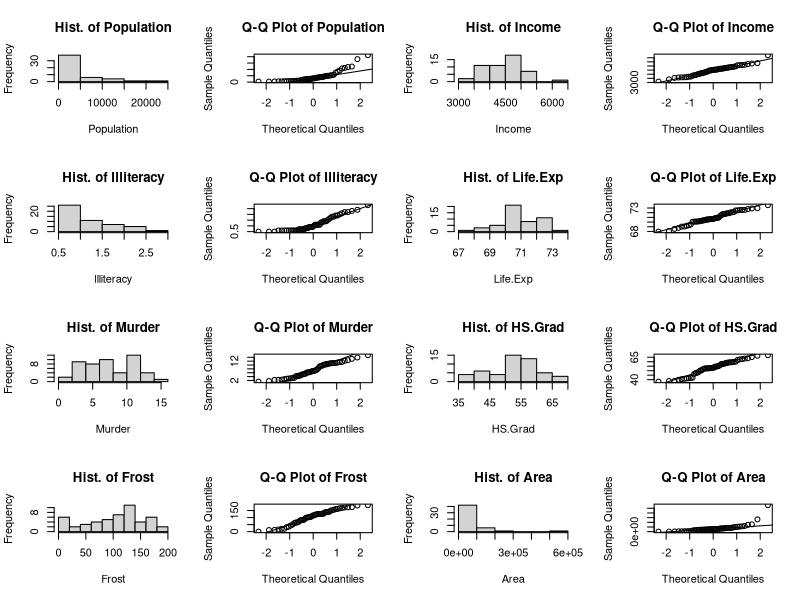
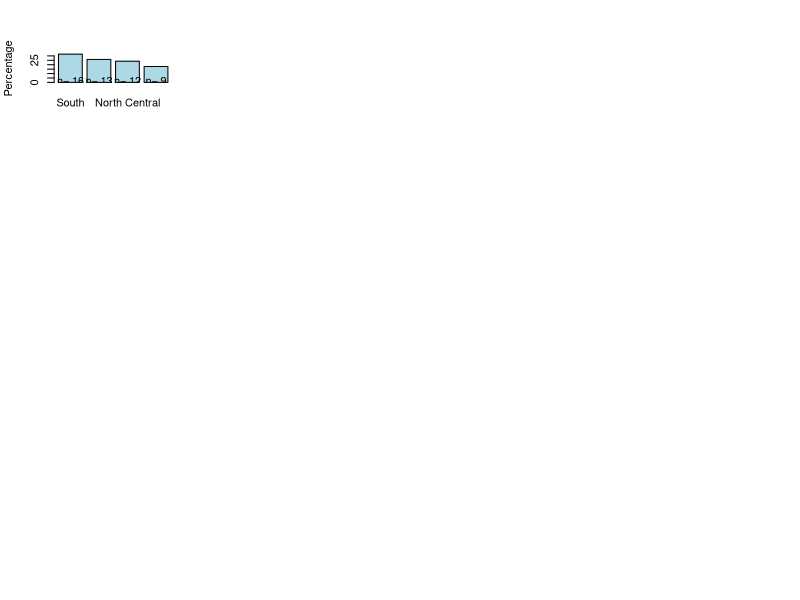
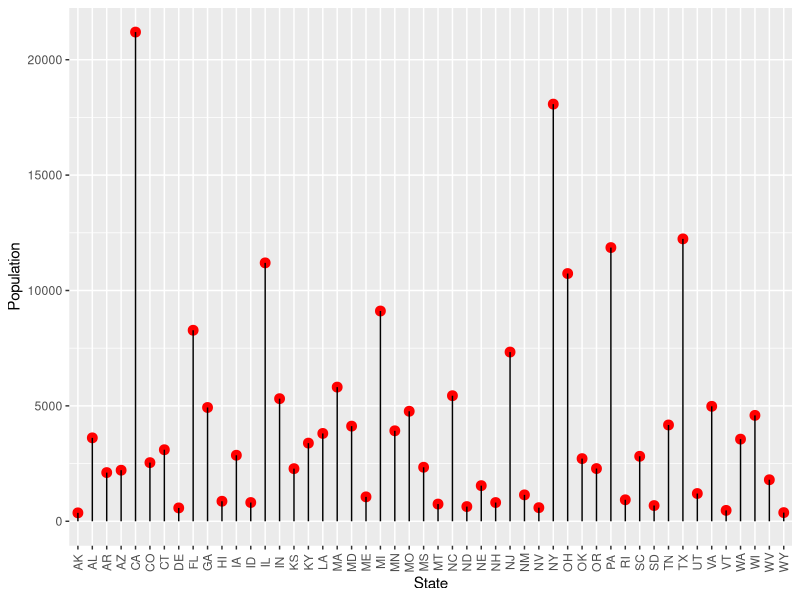
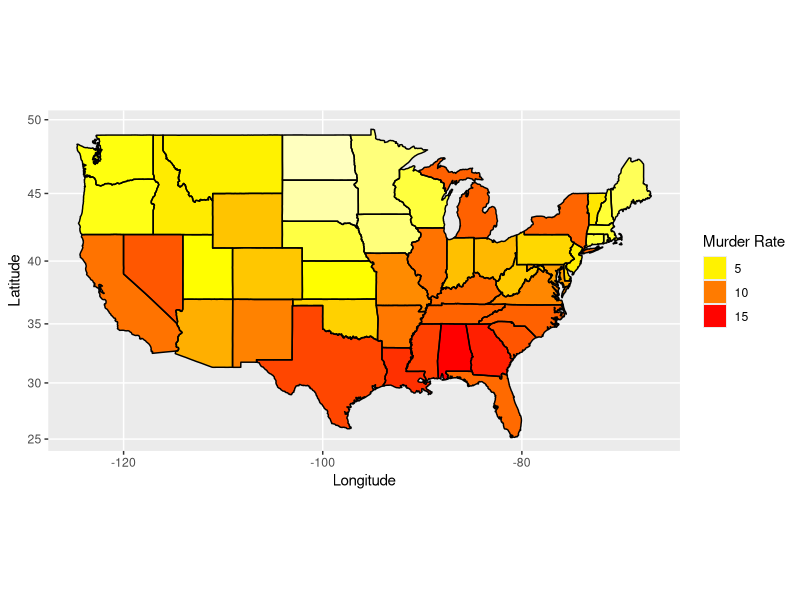
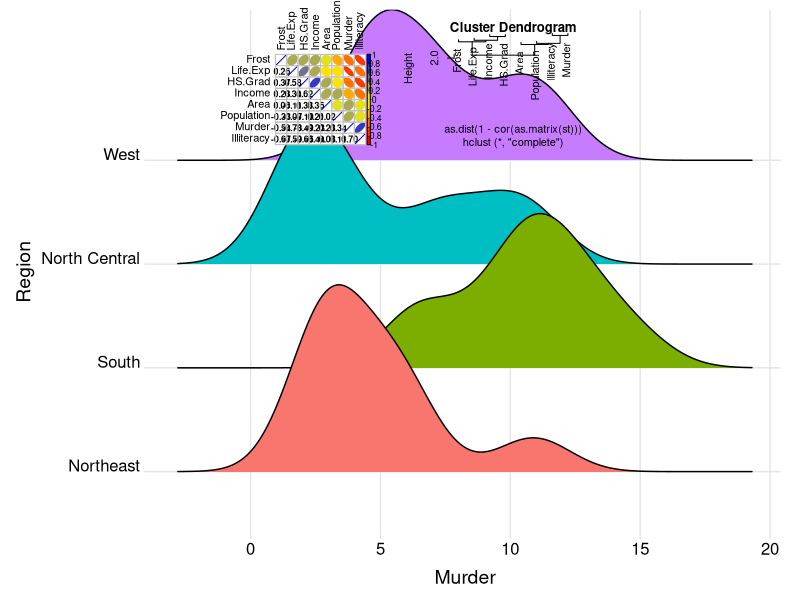
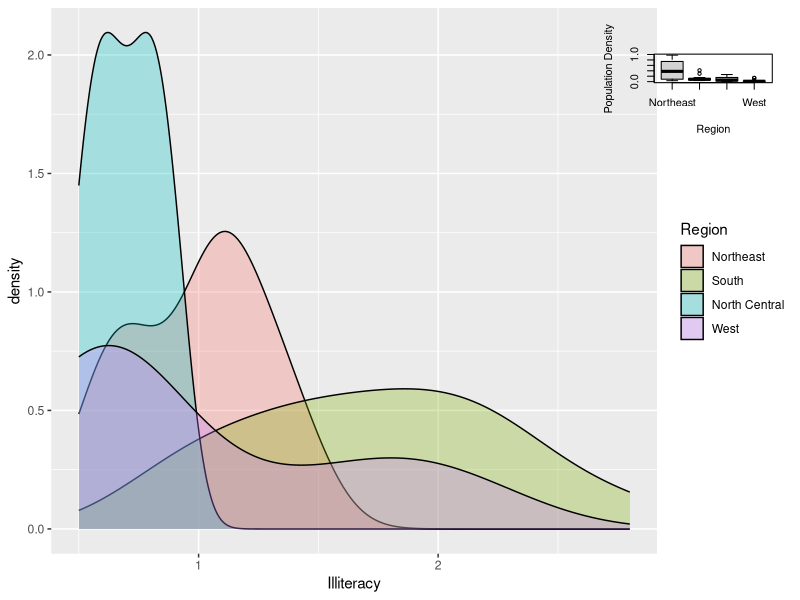
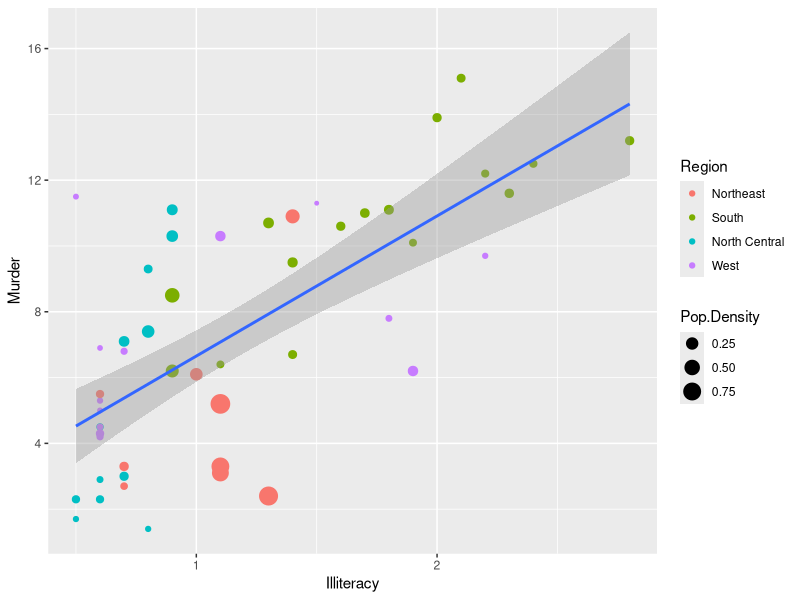
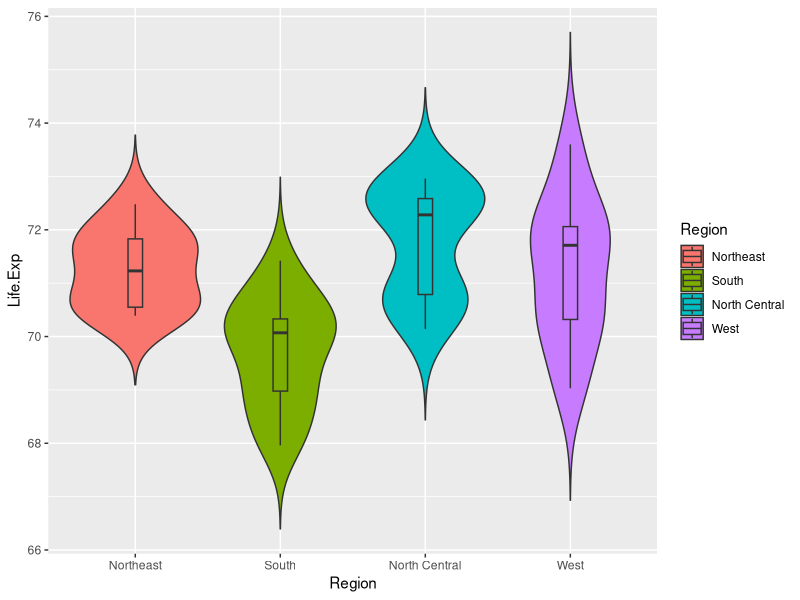

Generate these figures, in order, with R:
## ---- chunk 1
tem <- data.frame(state.x77)               # Transform matrix into data frame
sta <- cbind(state.abb, tem, state.region) # Combine the three data sets
colnames(sta)[1] <- "State"                # Rename first column
colnames(sta)[10] <- "Region"              # Rename the 10th column
head(sta)
str(sta)
summary(sta)
## ---- chunk 2
a <- colnames(sta)[2:9] # Pick up all numeric columns/variables according to the names 
par(mfrow = c(4, 4))    # Layout outputs in 4 rows and 4 columns
for (i in 1:length(a)){ 
  sub = sta[a[i]][,1]   # Extract corresponding variable a[i] in sta
                        
  hist(sub, main = paste("Hist. of", a[i], sep = " "), xlab = a[i])
  qqnorm(sub, main = paste("Q-Q Plot of", a[i], sep = " ")) #
  qqline(sub)           # Add a QQ plot line. 
 
   if (i == 1) {
     s.t <- shapiro.test(sub) # Normality test for population
   } else {
     s.t <- rbind(s.t, shapiro.test(sub)) # Bind a new test result to previous row
 }
}
s.t <- s.t[, 1:2]       # Take the first two columns of shapiro.test result
s.t <- cbind(a, s.t)    # Add variable name for the result
s.t
## ---- chunk 3
counts <- sort(table(sta$Region), decreasing = TRUE)  # Number of states in each region
percentages <- 100 * counts / length(sta$Region)      
barplot(percentages, ylab = "Percentage", col = "lightblue") 
text(x=seq(0.7, 5, 1.2), 2, paste("n=", counts))      # Add count to each bar
## ---- chunk 4
library(ggplot2)
ggplot(sta, aes(x = State, y = Population)) +
  geom_point(size = 3, color = "red") + 
  geom_segment(aes(x = State, xend = State, y = 0, yend = Population)) +
  theme(axis.text.x = element_text(angle = 90, vjust = 0.5)) # Rotate axis label
## ---- chunk 5
library(maps)
library(ggplot2)
sta$region <- tolower(state.name)  # Lowercase states' names
states <- map_data("state")        # Extract state data
map <- merge(states, sta, by = "region", all.x = T)  # Merge states and state.x77 data
map <- map[order(map$order), ]     # Must order first
ggplot(map, aes(x = long, y = lat, group = group)) +  
  geom_polygon(aes(fill = Murder)) +   
  geom_path() + 
  scale_fill_gradientn(colours = rev(heat.colors(10))) +
  coord_map() +
  labs(x = "Longitude", y = "Latitude") +
  guides(fill = guide_legend(title = "Murder Rate"))   
## ---- chunk 6
library(ggridges)
ggplot(sta, aes(x = Murder, y = Region, fill = Region)) +
  geom_density_ridges() +
  theme_ridges() +                                 # No color on backgroud
  theme(legend.position = "none",                  # No show legend
        axis.title.x = element_text(hjust = 0.5),  # x axis title in the center
        axis.title.y = element_text(hjust = 0.5))  # y axis title in the center
## ---- chunk 7
st <- sta[, 2:9] # Take numeric variables as goal matrix
library(ellipse) 
library(corrplot)
corMatrix <- cor(as.matrix(st)) # Calculate correlation matrix
col <- colorRampPalette(c("red", "yellow", "blue"))  # 3 colors to represent coefficients -1 to 1.
corrplot.mixed(corMatrix, order = "AOE", lower = "number", lower.col = "black", 
               number.cex = .8, upper = "ellipse",  upper.col = col(10), 
               diag = "u", tl.pos = "lt", tl.col = "black") # Mix plots of "number" and "ellipse"
## ---- chunk 8
plot(hclust(as.dist(1 - cor(as.matrix(st)))))  # Hierarchical clustering
## ---- chunk 9
ggplot(sta, aes(x = Illiteracy, fill = Region)) + geom_density(alpha = 0.3)
## ---- chunk 10
sta$Pop.Density <- sta$Population/sta$Area
boxplot(sta$Pop.Density ~ sta$Region, xlab = "Region", ylab = "Population Density")
model <- aov(sta$Pop.Density ~ sta$Region, sta)
summary(model)
## ---- chunk 11
ggplot(sta, aes(x = Illiteracy, y = Murder)) + 
  geom_point(aes(size = Pop.Density, color = Region)) + 
  geom_smooth(method = 'lm',formula = y ~ x)  # Add regression line
## ---- chunk 12
ggplot(sta, aes(x = Region, y = Life.Exp, fill = Region)) + 
  geom_violin(trim = FALSE) + 
  geom_boxplot(width = 0.1)
## ---- chunk 13
library(dplyr)
# group income into IncomeType first
sta.income <- sta %>% mutate(IncomeType = factor(ifelse(Income < 3500, "Under3500",  
                             ifelse(Income < 4000 & Income >= 3500, "3500-4000",
                               ifelse(Income < 4500 & Income >= 4000, "4000-4500",
                                 ifelse(Income < 5000 & Income >= 4500, "4500-5000", 
                                   "Above5000"))))))
ggplot(sta.income, aes(x = Murder, y = Life.Exp)) + 
  geom_point(aes(shape = IncomeType, color = Region, size = HS.Grad)) + 
  geom_smooth(method = 'lm', formula = y ~ x)
## ---- chunk 14
library(gplots)
st.matrix <- as.matrix(st)    # Transfer the data frame to matrix
s <- apply(st.matrix, 2, function(y)(y - mean(y)) / sd(y))  # Standardize data
a <- heatmap.2(s, 
          col = greenred(75), # Color green red
          density.info = "none", 
          trace = "none", 
          scale = "none", 
          RowSideColors = rainbow(4)[sta$Region],  
          srtCol = 45,        # Column labels at 45 degree
          margins = c(5, 8),  # Bottom and right margins
          lhei = c(5, 15)     # Relative heights of the rows
) 
legend("topright", levels(sta$Region), fill = rainbow(4), cex = 0.8)  # Add legend 
## ---- chunk 15
row.names(st) <- sta$State
stars(st, key.loc = c(13, 1.5), draw.segments = T)   
## ---- chunk 16
pca = prcomp(st, scale = T)  # scale = T to normalize the data
pca
plot(pca)     # Plot the amount of variance each principal components captures
summary(pca)  # Shows the importance of the components
percentVar <- round(100 * summary(pca)$importance[2, 1:7], 0) # Compute % variances
percentVar
## ---- chunk 17
library(ggfortify)
row.names(sta) <- sta$State
autoplot(prcomp(st,  scale = T), data = sta, 
         colour = 'Region', shape = FALSE, label = TRUE, label.size = 3.5,
         loadings = TRUE, loadings.colour = 'blue', loadings.label = TRUE, 
         loadings.label.size = 4, loadings.label.colour = 'blue')
## ---- chunk 18
lm.data <- sta[, c(2:6, 9:10)]
lm.data <- within(lm.data, Region <- relevel(Region, ref = "South"))  # Set region South as reference
model <- lm(Murder ~ .,  data = lm.data)
summary(model)
